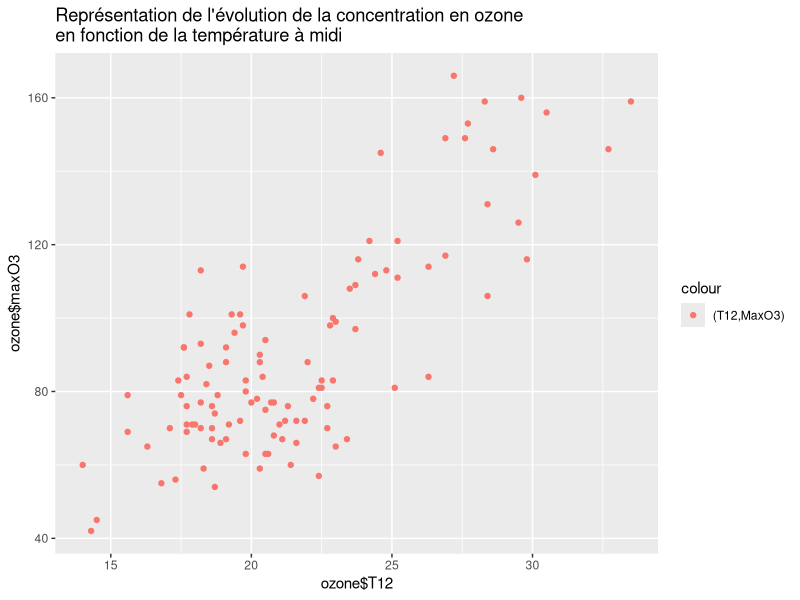
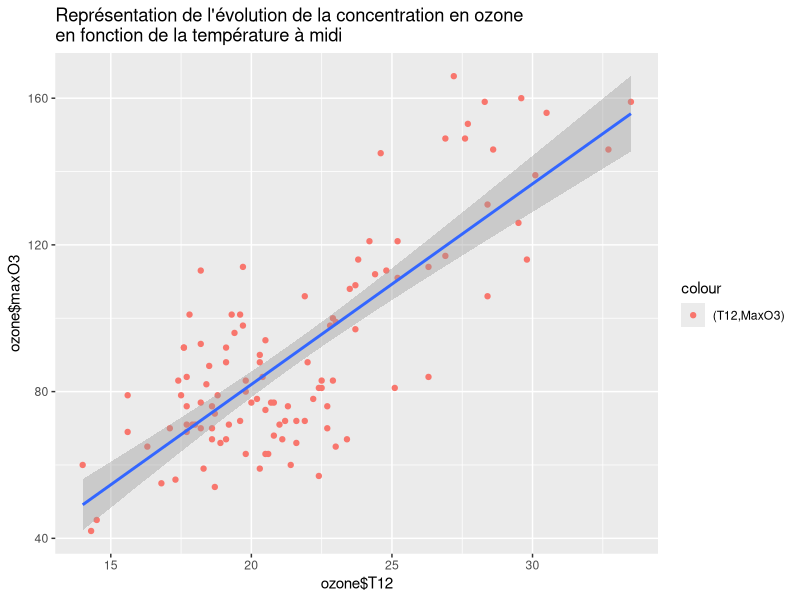
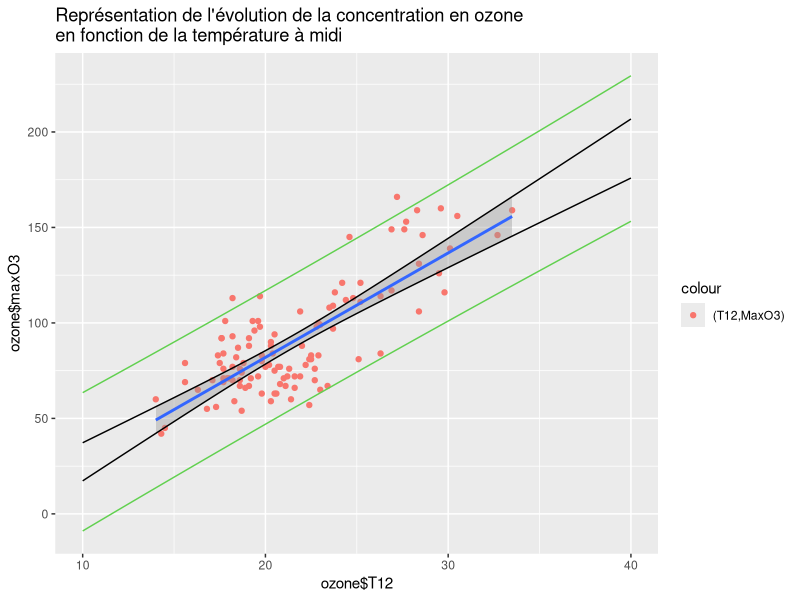

These figures' R source, in order:
## ---- chunk 1
knitr::opts_chunk$set(echo = TRUE)
## ---- chunk 2
require(ggplot2)
ozone = read.csv2("ozone.csv")
head(ozone)
attach(ozone)
summary(ozone)
## ---- chunk 3
ggplot(ozone,aes(x=ozone$T12,y=ozone$maxO3)) + geom_point(aes(color = '(T12,MaxO3)')) + ggtitle('Représentation de l\'évolution de la concentration en ozone \nen fonction de la température à midi')
## ---- chunk 4
res = lm(maxO3 ~ T12,ozone)
summary(res)
## ---- chunk 5
ggplot(ozone,aes(x=ozone$T12,y=ozone$maxO3)) + geom_point(aes(color = '(T12,MaxO3)')) + ggtitle('Représentation de l\'évolution de la concentration en ozone \nen fonction de la température à midi') + geom_smooth(method="lm")
## ---- chunk 6
confint(res)
## ---- chunk 7
summary(res)$coefficients[,3]
## ---- chunk 8
n = length(maxO3)
alpha = 0.05
qt(1-alpha/2,n-2)
## ---- chunk 9
summary(res)$coefficients[,4]
## ---- chunk 10
summary(res)
qf(1-alpha,1,110)
## ---- chunk 11
0.5*summary(res)$coefficients[1,4]
## ---- chunk 12
qt(1-alpha/2,n-2)
summary(res)$coefficients[1,3]
## ---- chunk 13
predict19esp<-predict(res,newdata = data.frame(T12=19),interval = "confidence")
predict19e<-predict(res,newdata = data.frame(T12=19),interval = "prediction") # Avec bruit
## ---- chunk 14
seq.T12 = seq(10,40,by=0.01)
predict19eps<-predict(res,newdata = data.frame(T12=seq.T12),interval = "prediction")
predict19<-predict(res,newdata = data.frame(T12=seq.T12),interval = "confidence")
da = data.frame(seq.T12,predict19)
da2 = data.frame(seq.T12,predict19eps)
ggplot(ozone,aes(x=ozone$T12,y=ozone$maxO3)) + geom_point(aes(color = '(T12,MaxO3)')) + ggtitle('Représentation de l\'évolution de la concentration en ozone \nen fonction de la température à midi') + geom_smooth(method="lm") +geom_line(data = da,aes(x=seq.T12,y=predict19[,2])) +geom_line(data = da2,aes(x=seq.T12,y=predict19eps[,2]),col=3)+geom_line(data = da,aes(x=seq.T12,y=predict19[,3])) +geom_line(data = da2,aes(x=seq.T12,y=predict19eps[,3]),col=3)
